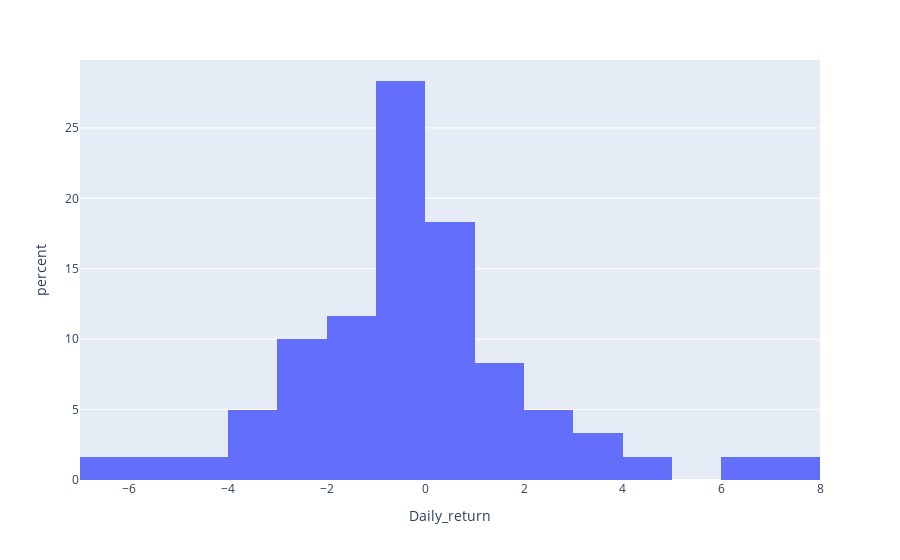

Notebook source saved alongside this figure:
### Code cell
dfig = go.Figure()
px.histogram(df.head(60), x="Daily_return",histnorm='percent')

### Figure 1 — Plotly figure (JSON) as saved in the notebook; plotly's stock layout.template omitted (floating-point values rounded to 4 significant figures)
{"data": [{"alignmentgroup": "True", "bingroup": "x", "histnorm": "percent", "hovertemplate": "Daily_return=%{x}<br>percent=%{y}<extra></extra>", "legendgroup": "", "marker": {"color": "#636efa"}, "name": "", "offsetgroup": "", "orientation": "v", "showlegend": false, "type": "histogram", "x": [0.8413, 0.5959, 0, -1.659, -0.6024, -0.6061, -1.463, -0.8663, -1.248, -0.3793, -0.1269, -0.1271, 2.926, 2.101, 1.695, -0.119, -3.933, -1.117, 0.6274, -0.1247, 0.2497, -2.117, -0.8906, -0.2567, 0.9009, -0.3827, 3.329, -0.1239, -0.2481, -2.363, -0.3822, 0, 1.79, -3.015, 0.2591, 0.5168, -1.285, -6.25, -2.778, 3.714, -3.581, 0, -2.857, -5.294, -0.6211, -2.5, 7.372, 4.478, 2.286, 1.397, -0.2755, -4.696, -1.739, 6.785, 1.796, -2.985, -1.678, -0.1422, 0.4274, 1.277], "xaxis": "x", "yaxis": "y"}], "layout": {"barmode": "relative", "legend": {"tracegroupgap": 0}, "margin": {"t": 60}, "xaxis": {"anchor": "y", "domain": [0, 1], "title": {"text": "Daily_return"}}, "yaxis": {"anchor": "x", "domain": [0, 1], "title": {"text": "percent"}}}}
